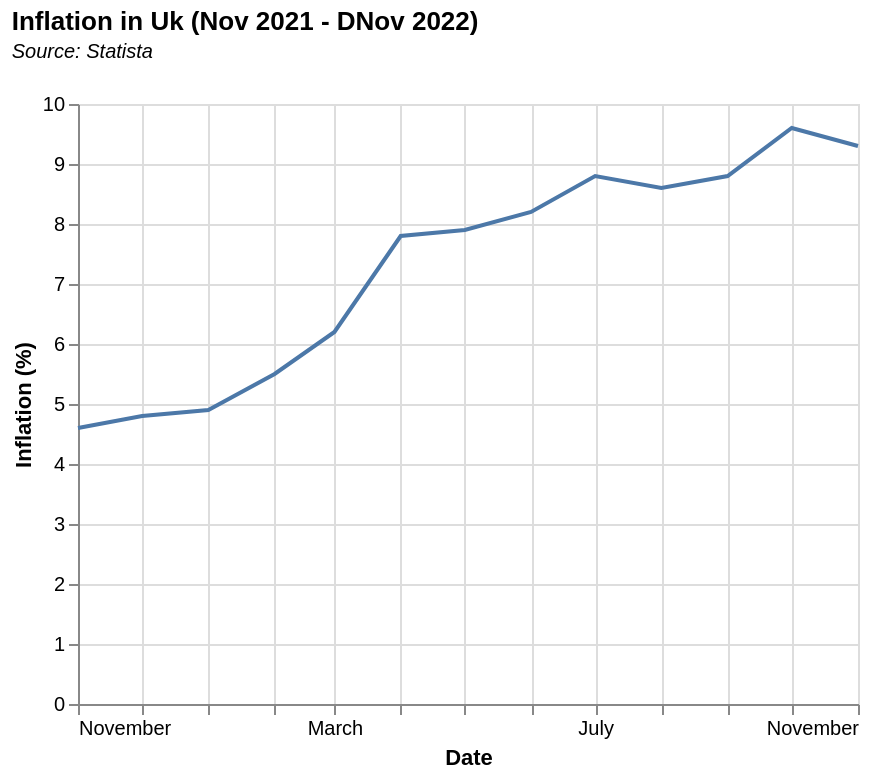

Vega-Lite specification for this chart:
### Vega-Lite specification from a JSON file in a GitHub repository (floating-point values rounded to 4 significant figures)
{"$schema": "https://vega.github.io/schema/vega-lite/v5.json", "description": "Google's stock price over time.", "data": {"values": [{"Date": "2021-11-01", "Inflation": "4.6"}, {"Date": "2021-12-01", "Inflation": "4.8"}, {"Date": "2022-01-01", "Inflation": "4.9"}, {"Date": "2022-02-01", "Inflation": "5.5"}, {"Date": "2022-03-01", "Inflation": "6.2"}, {"Date": "2022-04-01", "Inflation": "7.8"}, {"Date": "2022-05-01", "Inflation": "7.9"}, {"Date": "2022-06-01", "Inflation": "8.2"}, {"Date": "2022-07-01", "Inflation": "8.8"}, {"Date": "2022-08-01", "Inflation": "8.6"}, {"Date": "2022-09-01", "Inflation": "8.8"}, {"Date": "2022-10-01", "Inflation": "9.6"}, {"Date": "2022-11-01", "Inflation": "9.3"}], "format": {"parse": {"Date": "date"}}}, "title": {"text": "Inflation in Uk (Nov 2021 - DNov 2022)", "subtitle": ["Source: Statista", ""], "subtitleFontStyle": "italic", "subtitleFontSize": 10, "anchor": "start", "color": "black", "subtitleColor": "black"}, "mark": "line", "width": 390, "height": 300, "encoding": {"x": {"field": "Date", "type": "temporal", "axis": {}}, "y": {"field": "Inflation", "type": "quantitative", "axis": {}, "title": "Inflation (%)"}, "tooltip": [{"field": "Date", "type": "nominal"}, {"field": "Inflation", "type": "quantitative"}]}}
